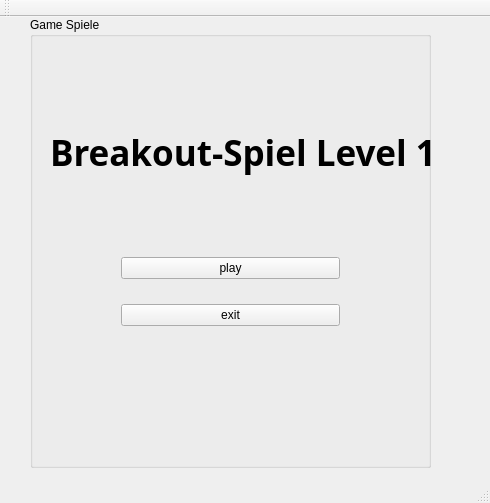
<?xml version="1.0" encoding="UTF-8"?>
<ui version="4.0">
 <class>MainWindow</class>
 <widget class="QMainWindow" name="MainWindow">
  <property name="geometry">
   <rect>
    <x>0</x>
    <y>0</y>
    <width>490</width>
    <height>503</height>
   </rect>
  </property>
  <property name="windowTitle">
   <string>MainWindow</string>
  </property>
  <widget class="QWidget" name="centralWidget">
   <widget class="QGroupBox" name="groupBox">
    <property name="geometry">
     <rect>
      <x>30</x>
      <y>0</y>
      <width>401</width>
      <height>451</height>
     </rect>
    </property>
    <property name="title">
     <string>Game Spiele</string>
    </property>
    <widget class="QWidget" name="layoutWidget">
     <property name="geometry">
      <rect>
       <x>80</x>
       <y>210</y>
       <width>241</width>
       <height>131</height>
      </rect>
     </property>
     <layout class="QVBoxLayout" name="verticalLayout">
      <item>
       <widget class="QPushButton" name="pushButton">
        <property name="text">
         <string>play</string>
        </property>
       </widget>
      </item>
      <item>
       <widget class="QPushButton" name="pushButton_2">
        <property name="text">
         <string>exit</string>
        </property>
       </widget>
      </item>
     </layout>
    </widget>
    <widget class="QLabel" name="label">
     <property name="geometry">
      <rect>
       <x>20</x>
       <y>70</y>
       <width>381</width>
       <height>131</height>
      </rect>
     </property>
     <property name="font">
      <font>
       <family>Rosewood Std Regular</family>
       <pointsize>26</pointsize>
       <weight>75</weight>
       <bold>true</bold>
      </font>
     </property>
     <property name="text">
      <string>Breakout-Spiel Level 1</string>
     </property>
    </widget>
   </widget>
  </widget>
  <widget class="QMenuBar" name="menuBar">
   <property name="geometry">
    <rect>
     <x>0</x>
     <y>0</y>
     <width>490</width>
     <height>21</height>
    </rect>
   </property>
  </widget>
  <widget class="QToolBar" name="mainToolBar">
   <attribute name="toolBarArea">
    <enum>TopToolBarArea</enum>
   </attribute>
   <attribute name="toolBarBreak">
    <bool>false</bool>
   </attribute>
  </widget>
  <widget class="QStatusBar" name="statusBar"/>
 </widget>
 <layoutdefault spacing="6" margin="11"/>
 <resources/>
 <connections>
  <connection>
   <sender>pushButton_2</sender>
   <signal>clicked()</signal>
   <receiver>MainWindow</receiver>
   <slot>close()</slot>
   <hints>
    <hint type="sourcelabel">
     <x>248</x>
     <y>192</y>
    </hint>
    <hint type="destinationlabel">
     <x>99</x>
     <y>196</y>
    </hint>
   </hints>
  </connection>
 </connections>
</ui>
